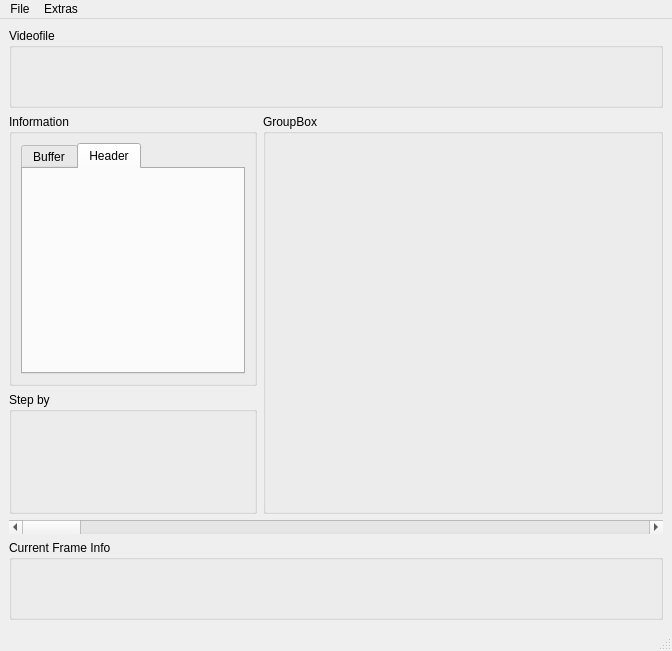
<ui version="4.0" >
 <class>TTMpeg2MainWnd</class>
 <widget class="QMainWindow" name="TTMpeg2MainWnd" >
  <property name="geometry" >
   <rect>
    <x>0</x>
    <y>0</y>
    <width>672</width>
    <height>640</height>
   </rect>
  </property>
  <property name="windowTitle" >
   <string>MainWindow</string>
  </property>
  <widget class="QWidget" name="centralwidget" >
   <layout class="QGridLayout" >
    <property name="margin" >
     <number>9</number>
    </property>
    <property name="spacing" >
     <number>6</number>
    </property>
    <item row="2" column="0" >
     <widget class="TTStepBy" name="stepControl" >
      <property name="sizePolicy" >
       <sizepolicy>
        <hsizetype>0</hsizetype>
        <vsizetype>0</vsizetype>
        <horstretch>0</horstretch>
        <verstretch>0</verstretch>
       </sizepolicy>
      </property>
      <property name="minimumSize" >
       <size>
        <width>248</width>
        <height>122</height>
       </size>
      </property>
      <property name="maximumSize" >
       <size>
        <width>248</width>
        <height>122</height>
       </size>
      </property>
      <property name="title" >
       <string>Step by</string>
      </property>
     </widget>
    </item>
    <item row="1" column="0" >
     <widget class="QGroupBox" name="gbInformation" >
      <property name="sizePolicy" >
       <sizepolicy>
        <hsizetype>0</hsizetype>
        <vsizetype>5</vsizetype>
        <horstretch>0</horstretch>
        <verstretch>0</verstretch>
       </sizepolicy>
      </property>
      <property name="minimumSize" >
       <size>
        <width>248</width>
        <height>240</height>
       </size>
      </property>
      <property name="maximumSize" >
       <size>
        <width>248</width>
        <height>16777215</height>
       </size>
      </property>
      <property name="title" >
       <string>Information</string>
      </property>
      <layout class="QGridLayout" >
       <property name="margin" >
        <number>9</number>
       </property>
       <property name="spacing" >
        <number>6</number>
       </property>
       <item row="0" column="0" >
        <widget class="QTabWidget" name="tabInformation" >
         <property name="currentIndex" >
          <number>1</number>
         </property>
         <widget class="QWidget" name="tabBuffer" >
          <attribute name="title" >
           <string>Buffer</string>
          </attribute>
         </widget>
         <widget class="QWidget" name="tabHeader" >
          <attribute name="title" >
           <string>Header</string>
          </attribute>
         </widget>
        </widget>
       </item>
      </layout>
     </widget>
    </item>
    <item rowspan="2" row="1" column="1" >
     <widget class="QGroupBox" name="gbVideoView" >
      <property name="sizePolicy" >
       <sizepolicy>
        <hsizetype>5</hsizetype>
        <vsizetype>5</vsizetype>
        <horstretch>4</horstretch>
        <verstretch>0</verstretch>
       </sizepolicy>
      </property>
      <property name="minimumSize" >
       <size>
        <width>400</width>
        <height>400</height>
       </size>
      </property>
      <property name="title" >
       <string>GroupBox</string>
      </property>
     </widget>
    </item>
    <item row="4" column="0" colspan="2" >
     <widget class="TTFrameInfo" name="frameInfo" >
      <property name="sizePolicy" >
       <sizepolicy>
        <hsizetype>5</hsizetype>
        <vsizetype>0</vsizetype>
        <horstretch>0</horstretch>
        <verstretch>0</verstretch>
       </sizepolicy>
      </property>
      <property name="minimumSize" >
       <size>
        <width>640</width>
        <height>80</height>
       </size>
      </property>
      <property name="maximumSize" >
       <size>
        <width>16777215</width>
        <height>80</height>
       </size>
      </property>
      <property name="title" >
       <string>Current Frame Info</string>
      </property>
     </widget>
    </item>
    <item row="3" column="0" colspan="2" >
     <widget class="QScrollBar" name="scroller" >
      <property name="orientation" >
       <enum>Qt::Horizontal</enum>
      </property>
     </widget>
    </item>
    <item row="0" column="0" colspan="2" >
     <widget class="TTVideoFileInfo" name="videoFileInfo" >
      <property name="sizePolicy" >
       <sizepolicy>
        <hsizetype>5</hsizetype>
        <vsizetype>0</vsizetype>
        <horstretch>0</horstretch>
        <verstretch>0</verstretch>
       </sizepolicy>
      </property>
      <property name="minimumSize" >
       <size>
        <width>640</width>
        <height>80</height>
       </size>
      </property>
      <property name="maximumSize" >
       <size>
        <width>16777215</width>
        <height>80</height>
       </size>
      </property>
      <property name="title" >
       <string>Videofile</string>
      </property>
     </widget>
    </item>
   </layout>
  </widget>
  <widget class="QMenuBar" name="menubar" >
   <property name="geometry" >
    <rect>
     <x>0</x>
     <y>0</y>
     <width>672</width>
     <height>27</height>
    </rect>
   </property>
   <widget class="QMenu" name="menuFile" >
    <property name="title" >
     <string>File</string>
    </property>
    <addaction name="actionOpen" />
    <addaction name="actionAna_yze" />
    <addaction name="separator" />
    <addaction name="actionSettings" />
    <addaction name="separator" />
    <addaction name="actionExit" />
   </widget>
   <widget class="QMenu" name="menuExtra" >
    <property name="title" >
     <string>Extras</string>
    </property>
    <addaction name="actionWrite_header_list" />
   </widget>
   <addaction name="menuFile" />
   <addaction name="menuExtra" />
  </widget>
  <widget class="QStatusBar" name="statusbar" />
  <action name="actionOpen" >
   <property name="icon" >
    <iconset resource="ttmpeg2_mainwnd.qrc" >:/pixmaps/pixmaps/fileopen_24.xpm</iconset>
   </property>
   <property name="text" >
    <string>Open...</string>
   </property>
  </action>
  <action name="actionAna_yze" >
   <property name="icon" >
    <iconset resource="ttmpeg2_mainwnd.qrc" >:/pixmaps/pixmaps/find.png</iconset>
   </property>
   <property name="text" >
    <string>Analyze</string>
   </property>
  </action>
  <action name="actionSettings" >
   <property name="icon" >
    <iconset resource="ttmpeg2_mainwnd.qrc" >:/pixmaps/pixmaps/settings_16.xpm</iconset>
   </property>
   <property name="text" >
    <string>Settings...</string>
   </property>
  </action>
  <action name="actionExit" >
   <property name="icon" >
    <iconset resource="ttmpeg2_mainwnd.qrc" >:/pixmaps/pixmaps/exit_16.xpm</iconset>
   </property>
   <property name="text" >
    <string>Exit</string>
   </property>
  </action>
  <action name="actionWrite_header_list" >
   <property name="text" >
    <string>Write header list...</string>
   </property>
  </action>
 </widget>
 <customwidgets>
  <customwidget>
   <class>TTStepBy</class>
   <extends>QGroupBox</extends>
   <header>../ttmpeg2_src/gui/ttstepby.h</header>
  </customwidget>
  <customwidget>
   <class>TTFrameInfo</class>
   <extends>QGroupBox</extends>
   <header>../ttmpeg2_src/gui/ttframeinfo.h</header>
  </customwidget>
  <customwidget>
   <class>TTVideoFileInfo</class>
   <extends>QGroupBox</extends>
   <header>../ttmpeg2_src/gui/ttvideofileinfo.h</header>
  </customwidget>
 </customwidgets>
 <resources>
  <include location="ttmpeg2_mainwnd.qrc" />
 </resources>
 <connections/>
</ui>
